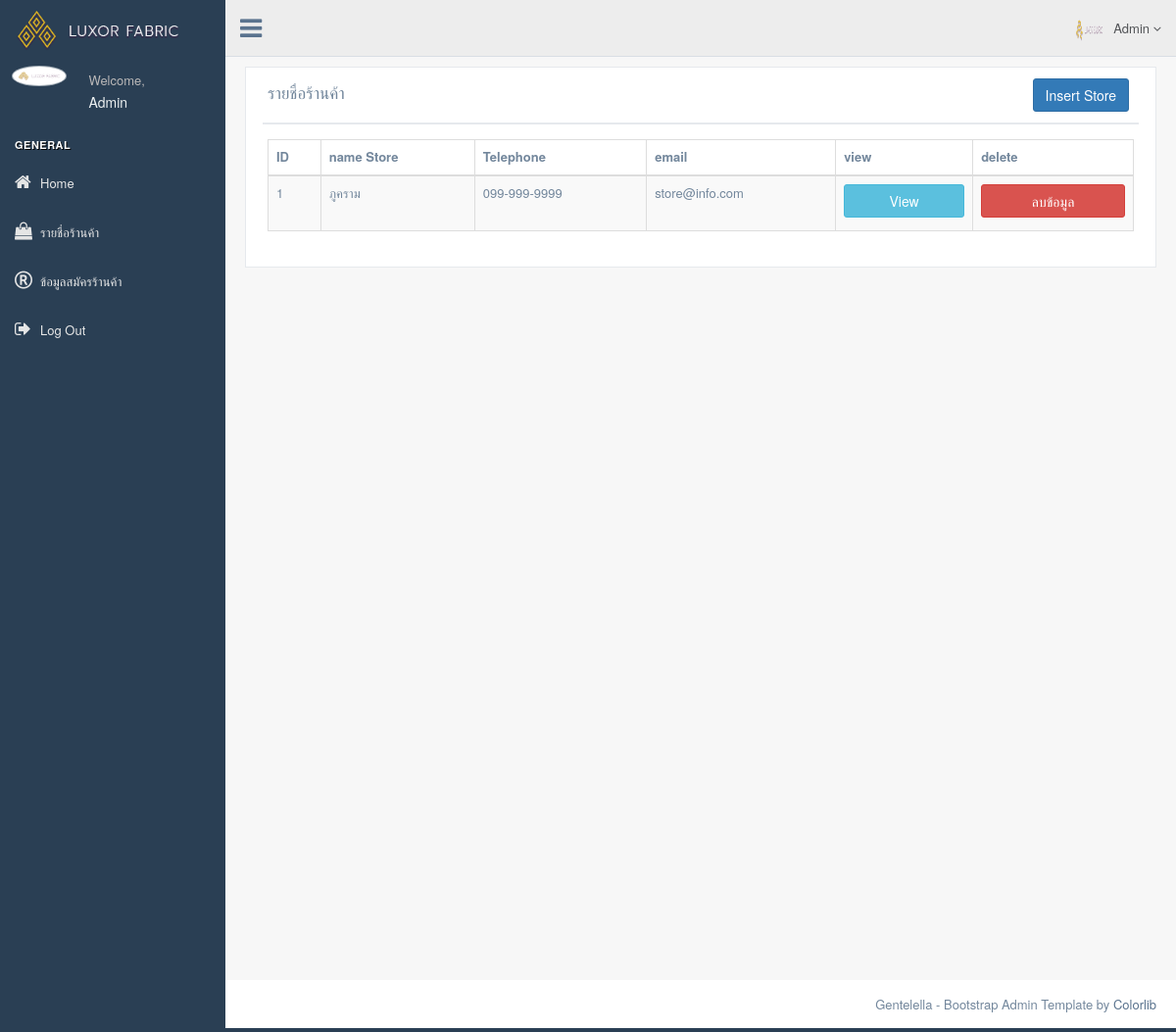
Page /Admin/index.php?link=liststore (signed in) on the committed database.
### tables this page shows
CREATE TABLE `store` (
  `id_store` int(11) NOT NULL,
  `NameStore` varchar(255) NOT NULL,
  `AvatarStore` varchar(50) NOT NULL,
  `AddressStore` varchar(255) NOT NULL,
  `TelStore` varchar(30) NOT NULL,
  `CityStore` varchar(100) NOT NULL,
  `StateStore` varchar(100) NOT NULL,
  `ZipStore` varchar(10) NOT NULL,
  `CountryStore` varchar(100) NOT NULL,
  `EmailStore` varchar(100) NOT NULL,
  `Password` varchar(100) NOT NULL,
  `textStory` text NOT NULL,
  `nameAccountStore` varchar(50) NOT NULL,
  `numberStorebank` varchar(10) NOT NULL,
  `namebank` varchar(80) NOT NULL
);

### Admin/tableListStore.php (the view, shortened to what this page needs)
<div class="row">
    <div class="col-md-12 col-sm-12 col-xs-12">
        <div class="x_panel">
            <div class="x_title">
                <h2>รายชื่อร้านค้า</h2>
                <a class="btn btn-primary pull-right" href="?link=insertstore" >Insert Store</a>
            <div class="clearfix"></div>
        </div>
        <div class="x_content">
            <table id="datatable-responsive" class="table table-striped table-bordered dt-responsive nowrap" cellspacing="0" width="100%">
                <thead>
                    <tr>
                       <th>ID</th>
                       <th>name Store</th>
                       <th>Telephone</th>
                       <th>email</th>
                       <th>view</th>
                       <th>delete</th>
                    </tr>
                </thead>
                <tbody>
                <?php
                   $select = "SELECT * FROM `store` s order by `id_store`";
                   $query = mysqli_query($connect,$select);
                   if(mysqli_num_rows($query)>0){
                       while($row = mysqli_fetch_array($query)){
                       ?>
                       <tr>
                           <td><?php echo $row['id_store']; ?></td>
                           <td><?php echo $row['NameStore']; ?></td>
                           <td><?php echo $row['TelStore']; ?></td>
                           <td><?php echo $row['EmailStore']; ?></td>
                           <td><a href="?link=listproduct&&idstore=<?php echo $row['id_store']; ?>" class="btn btn-info btn-block">View</a></td>
                           <td><button ng-click="deleteData(<?php echo $row['id_store']; ?>)" class="btn btn-danger btn-block">ลบข้อมูล</button></td>
                       </tr>
                       <?php
                       }
                   }
                ?>
                </tbody>
            </table>
        </div>
    </div>
  </div>

### rows in the picture
store: id_store "1", NameStore "ภูคราม", TelStore "099-999-9999", EmailStore "store@info.com"

### other values in the picture
$_SESSION['Admin_user_name'] "Admin"
